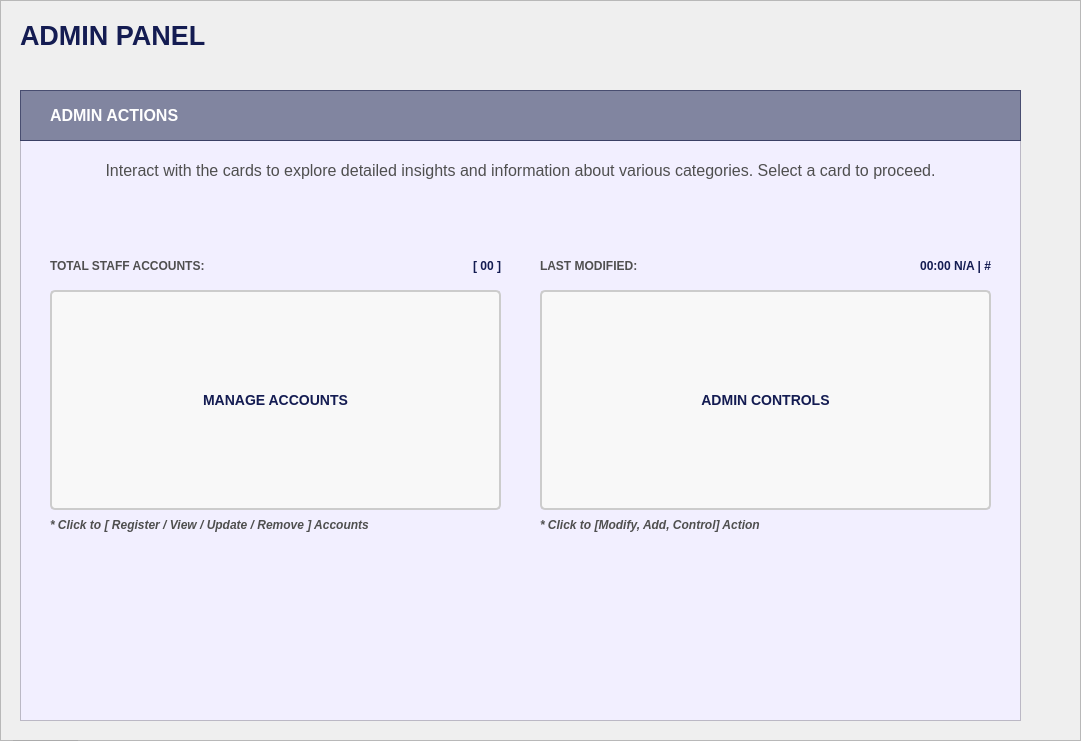
  <widget class="QFrame" name="baseBodyFrame">
   <property name="geometry">
    <rect>
     <x>250</x>
     <y>60</y>
     <width>1081</width>
     <height>741</height>
    </rect>
   </property>
   <property name="styleSheet">
    <string notr="true">#baseBodyFrame {
	background-color: #e7e2ff;
	border: none;
	border-radius: 10px;
}</string>
   </property>
   <property name="frameShape">
    <enum>QFrame::Shape::StyledPanel</enum>
   </property>
   <property name="frameShadow">
    <enum>QFrame::Shadow::Raised</enum>
   </property>
   <widget class="QPushButton" name="logout_buttonLogout_3">
    <property name="geometry">
     <rect>
      <x>10</x>
      <y>740</y>
      <width>71</width>
      <height>31</height>
     </rect>
    </property>
    <property name="font">
     <font>
      <family>Arial</family>
      <pointsize>8</pointsize>
      <bold>true</bold>
     </font>
    </property>
    <property name="cursor">
     <cursorShape>PointingHandCursor</cursorShape>
    </property>
    <property name="styleSheet">
     <string notr="true">#logout_buttonLogout {
    background-color: #bc1c1c;
    color: white;
    border-radius: 5px;
    padding: 10px; /* Optional: Adjusts spacing inside the button */
}
#logout_buttonLogout:hover {
    background-color: #d82020; /* Slightly lighter blue when hovered */
}
#logout_buttonLogout:pressed {
    background-color: #8c1515; /* Darker blue when clicked */
}</string>
    </property>
    <property name="text">
     <string>LOGOUT</string>
    </property>
   </widget>
   <widget class="QLabel" name="title_bodyBusiness">
    <property name="geometry">
     <rect>
      <x>20</x>
      <y>20</y>
      <width>381</width>
      <height>31</height>
     </rect>
    </property>
    <property name="font">
     <font>
      <family>Arial</family>
      <pointsize>20</pointsize>
      <bold>true</bold>
     </font>
    </property>
    <property name="styleSheet">
     <string notr="true">#title_bodyBusiness {
	background-color: transparent;
	color: #141c52;
}
</string>
    </property>
    <property name="text">
     <string>ADMIN PANEL</string>
    </property>
   </widget>
   <widget class="QFrame" name="statistics_frameBody">
    <property name="geometry">
     <rect>
      <x>20</x>
      <y>140</y>
      <width>1001</width>
      <height>581</height>
     </rect>
    </property>
    <property name="styleSheet">
     <string notr="true">#statistics_frameBody{
	background-color: #f2efff;
}</string>
    </property>
    <property name="frameShape">
     <enum>QFrame::Shape::StyledPanel</enum>
    </property>
    <property name="frameShadow">
     <enum>QFrame::Shadow::Raised</enum>
    </property>
    <widget class="QToolButton" name="admn_button_ManageAccounts">
     <property name="geometry">
      <rect>
       <x>30</x>
       <y>150</y>
       <width>451</width>
       <height>220</height>
      </rect>
     </property>
     <property name="font">
      <font>
       <family>Arial</family>
       <pointsize>-1</pointsize>
       <bold>true</bold>
      </font>
     </property>
     <property name="cursor">
      <cursorShape>PointingHandCursor</cursorShape>
     </property>
     <property name="styleSheet">
      <string notr="true">#admn_button_ManageAccounts {
    background-color: #f8f8f8;
    color: #141c52;
    border-radius: 5px;
    border: 2px solid #ccc;
    padding: 25px; /* Adds space inside the button */
    font-size: 14px; /* Text size */
    text-align: center; /* Ensures text is centered */
    qproperty-iconSize: 120px 120px; /* Adjust icon size */
}

#admn_button_ManageAccounts:hover {
    background-color: #e2e5ff; /* Slightly lighter blue when hovered */
}
#admn_button_ManageAccounts:pressed {
    background-color: #c8cbef; /* Darker blue when clicked */
}

#admn_button_ManageAccounts::icon {
    margin-bottom: 10px; /* Space between the icon and text */
}</string>
     </property>
     <property name="text">
      <string>MANAGE ACCOUNTS</string>
     </property>
     <property name="icon">
      <iconset>
       <normaloff>../../Images/General_Images/img_manageaccount.png</normaloff>../../Images/General_Images/img_manageaccount.png</iconset>
     </property>
     <property name="iconSize">
      <size>
       <width>120</width>
       <height>120</height>
      </size>
     </property>
     <property name="toolButtonStyle">
      <enum>Qt::ToolButtonStyle::ToolButtonTextUnderIcon</enum>
     </property>
    </widget>
    <widget class="QToolButton" name="admn_button_AdminControls">
     <property name="geometry">
      <rect>
       <x>520</x>
       <y>150</y>
       <width>451</width>
       <height>220</height>
      </rect>
     </property>
     <property name="font">
      <font>
       <family>Arial</family>
       <pointsize>-1</pointsize>
       <bold>true</bold>
      </font>
     </property>
     <property name="cursor">
      <cursorShape>PointingHandCursor</cursorShape>
     </property>
     <property name="styleSheet">
      <string notr="true">#admn_button_AdminControls {
    background-color: #f8f8f8;
    color: #141c52;
    border-radius: 5px;
    border: 2px solid #ccc;
    padding: 25px; /* Adds space inside the button */
    font-size: 14px; /* Text size */
    text-align: center; /* Ensures text is centered */
    qproperty-iconSize: 120px 120px; /* Adjust icon size */
}

#admn_button_AdminControls:hover {
    background-color: #e2e5ff; /* Slightly lighter blue when hovered */
}
#admn_button_AdminControls:pressed {
    background-color: #c8cbef; /* Darker blue when clicked */
}

#admn_button_AdminControls::icon {
    margin-bottom: 10px; /* Space between the icon and text */
}</string>
     </property>
     <property name="text">
      <string>ADMIN CONTROLS</string>
     </property>
     <property name="icon">
      <iconset>
       <normaloff>../../Icons/General_Icons/icon_admin_control.png</normaloff>../../Icons/General_Icons/icon_admin_control.png</iconset>
     </property>
     <property name="iconSize">
      <size>
       <width>120</width>
       <height>120</height>
      </size>
     </property>
     <property name="toolButtonStyle">
      <enum>Qt::ToolButtonStyle::ToolButtonTextUnderIcon</enum>
     </property>
    </widget>
    <widget class="QLabel" name="statistics_labelDesc">
     <property name="geometry">
      <rect>
       <x>0</x>
       <y>10</y>
       <width>1001</width>
       <height>41</height>
      </rect>
     </property>
     <property name="font">
      <font>
       <family>Arial</family>
       <pointsize>12</pointsize>
       <bold>false</bold>
      </font>
     </property>
     <property name="styleSheet">
      <string notr="true">#statistics_labelDesc {
	background-color: transparent;
	color: #4f4f4f;
}
</string>
     </property>
     <property name="text">
      <string>Interact with the cards to explore detailed insights and information about various categories. Select a card to proceed.</string>
     </property>
     <property name="alignment">
      <set>Qt::AlignmentFlag::AlignCenter</set>
     </property>
    </widget>
    <widget class="QLabel" name="inst_labeltotalregistered_businesses">
     <property name="geometry">
      <rect>
       <x>30</x>
       <y>110</y>
       <width>231</width>
       <height>31</height>
      </rect>
     </property>
     <property name="font">
      <font>
       <family>Arial</family>
       <pointsize>9</pointsize>
       <bold>true</bold>
      </font>
     </property>
     <property name="styleSheet">
      <string notr="true">#inst_labeltotalregistered_businesses {
	background-color: transparent;
	color: #4f4f4f;
}
</string>
     </property>
     <property name="text">
      <string>TOTAL STAFF ACCOUNTS: </string>
     </property>
     <property name="alignment">
      <set>Qt::AlignmentFlag::AlignLeading|Qt::AlignmentFlag::AlignLeft|Qt::AlignmentFlag::AlignVCenter</set>
     </property>
    </widget>
    <widget class="QLabel" name="Total_Staff_Accounts">
     <property name="geometry">
      <rect>
       <x>270</x>
       <y>110</y>
       <width>211</width>
       <height>31</height>
      </rect>
     </property>
     <property name="font">
      <font>
       <family>Arial</family>
       <pointsize>9</pointsize>
       <bold>true</bold>
      </font>
     </property>
     <property name="styleSheet">
      <string notr="true">#Total_Staff_Accounts {
	background-color: transparent;
	color: rgb(20, 28, 82);
}
</string>
     </property>
     <property name="text">
      <string>[ 00 ]</string>
     </property>
     <property name="alignment">
      <set>Qt::AlignmentFlag::AlignRight|Qt::AlignmentFlag::AlignTrailing|Qt::AlignmentFlag::AlignVCenter</set>
     </property>
    </widget>
    <widget class="QLabel" name="Last_Modified_Date_Time">
     <property name="geometry">
      <rect>
       <x>760</x>
       <y>110</y>
       <width>211</width>
       <height>31</height>
      </rect>
     </property>
     <property name="font">
      <font>
       <family>Arial</family>
       <pointsize>9</pointsize>
       <bold>true</bold>
      </font>
     </property>
     <property name="styleSheet">
      <string notr="true">#Last_Modified_Date_Time {
	background-color: transparent;
	color: rgb(20, 28, 82);
}
</string>
     </property>
     <property name="text">
      <string>00:00 N/A | #</string>
     </property>
     <property name="alignment">
      <set>Qt::AlignmentFlag::AlignRight|Qt::AlignmentFlag::AlignTrailing|Qt::AlignmentFlag::AlignVCenter</set>
     </property>
    </widget>
    <widget class="QLabel" name="inst_labeltotalregistered_infrastructure">
     <property name="geometry">
      <rect>
       <x>520</x>
       <y>110</y>
       <width>241</width>
       <height>31</height>
      </rect>
     </property>
     <property name="font">
      <font>
       <family>Arial</family>
       <pointsize>9</pointsize>
       <bold>true</bold>
      </font>
     </property>
     <property name="styleSheet">
      <string notr="true">#inst_labeltotalregistered_infrastructure {
	background-color: transparent;
	color: #4f4f4f;
}
</string>
     </property>
     <property name="text">
      <string>LAST MODIFIED:</string>
     </property>
     <property name="alignment">
      <set>Qt::AlignmentFlag::AlignLeading|Qt::AlignmentFlag::AlignLeft|Qt::AlignmentFlag::AlignVCenter</set>
     </property>
    </widget>
    <widget class="QLabel" name="desc_01">
     <property name="geometry">
      <rect>
       <x>30</x>
       <y>370</y>
       <width>451</width>
       <height>31</height>
      </rect>
     </property>
     <property name="font">
      <font>
       <family>Arial</family>
       <pointsize>9</pointsize>
       <bold>true</bold>
      </font>
     </property>
     <property name="styleSheet">
      <string notr="true">#desc_01 {
	background-color: transparent;
	color: #4f4f4f;
}
</string>
     </property>
     <property name="text">
      <string>&lt;html&gt;&lt;head/&gt;&lt;body&gt;&lt;p&gt;&lt;span style=&quot; font-style:italic;&quot;&gt;* Click to [ Register / View / Update / Remove ] Accounts&lt;/span&gt;&lt;/p&gt;&lt;/body&gt;&lt;/html&gt;</string>
     </property>
     <property name="alignment">
      <set>Qt::AlignmentFlag::AlignLeading|Qt::AlignmentFlag::AlignLeft|Qt::AlignmentFlag::AlignVCenter</set>
     </property>
    </widget>
    <widget class="QLabel" name="desc_2">
     <property name="geometry">
      <rect>
       <x>520</x>
       <y>370</y>
       <width>451</width>
       <height>31</height>
      </rect>
     </property>
     <property name="font">
      <font>
       <family>Arial</family>
       <pointsize>9</pointsize>
       <bold>true</bold>
      </font>
     </property>
     <property name="styleSheet">
      <string notr="true">#desc_2 {
	background-color: transparent;
	color: #4f4f4f;
}
</string>
     </property>
     <property name="text">
      <string>&lt;html&gt;&lt;head/&gt;&lt;body&gt;&lt;p&gt;&lt;span style=&quot; font-style:italic;&quot;&gt;* Click to [Modify, Add, Control] Action&lt;/span&gt;&lt;/p&gt;&lt;/body&gt;&lt;/html&gt;</string>
     </property>
     <property name="alignment">
      <set>Qt::AlignmentFlag::AlignLeading|Qt::AlignmentFlag::AlignLeft|Qt::AlignmentFlag::AlignVCenter</set>
     </property>
    </widget>
   </widget>
   <widget class="QFrame" name="table_titleFrameStatistics">
    <property name="geometry">
     <rect>
      <x>20</x>
      <y>90</y>
      <width>1001</width>
      <height>51</height>
     </rect>
    </property>
    <property name="styleSheet">
     <string notr="true">#table_titleFrameStatistics{
	background-color: rgba(20, 28, 82, 128)
}
</string>
    </property>
    <property name="frameShape">
     <enum>QFrame::Shape::StyledPanel</enum>
    </property>
    <property name="frameShadow">
     <enum>QFrame::Shadow::Raised</enum>
    </property>
    <widget class="QLabel" name="statistics_labelNote">
     <property name="geometry">
      <rect>
       <x>30</x>
       <y>0</y>
       <width>941</width>
       <height>51</height>
      </rect>
     </property>
     <property name="font">
      <font>
       <family>Arial</family>
       <pointsize>12</pointsize>
       <bold>true</bold>
      </font>
     </property>
     <property name="styleSheet">
      <string notr="true">#statistics_labelNote {
	background-color: transparent;
	color: #FFFFFF;
}
</string>
     </property>
     <property name="text">
      <string>ADMIN ACTIONS</string>
     </property>
    </widget>
   </widget>
  </widget>
